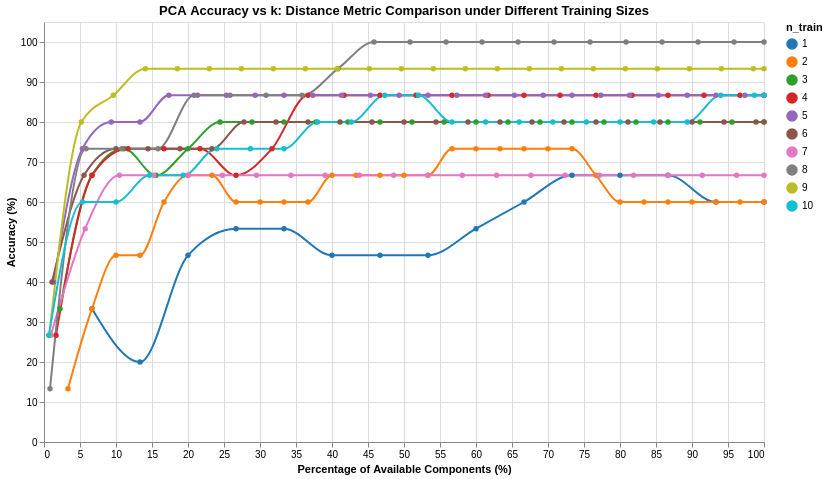

The code cell stored with this chart in its notebook:
### Code cell
n_train_list = list(range(1, 11))
metrics = ['euclidean', 'cosine', 'mahalanobis']
metric_rows = []

for n_tr in n_train_list:
    tr_imgs, tr_labels, te_imgs, te_labels = split_data(persons, n_train=n_tr)
    X_tr = np.array([img.flatten() for img in tr_imgs])
    X_te = np.array([img.flatten() for img in te_imgs])
    y_tr = np.array(tr_labels)
    y_te = np.array(te_labels)

    mf = np.mean(X_tr, axis=0)
    X_tr_c = X_tr - mf
    X_te_c = X_te - mf

    n = X_tr_c.shape[0]
    small_cov = (X_tr_c @ X_tr_c.T) / (n - 1)
    evals, small_evecs = np.linalg.eigh(small_cov)
    idx = np.argsort(evals)[::-1]
    small_evecs = small_evecs[:, idx]
    evecs = X_tr_c.T @ small_evecs
    evecs = evecs / np.linalg.norm(evecs, axis=0)

    max_k = evecs.shape[1]
    k_list = list(range(1, max_k + 1, max(1, max_k // 20))) + [max_k]
    k_list = sorted(set(k_list))

    for metric in metrics:
        for k in k_list:
            W = evecs[:, :k]
            X_tr_p = X_tr_c @ W
            X_te_p = X_te_c @ W

            if metric == 'mahalanobis':
                cov = np.cov(X_tr_p, rowvar=False)
                try:
                    VI = np.linalg.inv(np.atleast_2d(cov))
                    dists = cdist(X_te_p, X_tr_p, metric='mahalanobis', VI=VI)
                except np.linalg.LinAlgError:
                    # Singular covariance — record NaN and skip
                    metric_rows.append({
                        'n_train': n_tr, 'k': k, 'k_pct': k / max_k * 100,
                        'Metric': 'Mahalanobis', 'Accuracy': np.nan
                    })
                    continue
            else:
                dists = cdist(X_te_p, X_tr_p, metric=metric)

            preds = y_tr[np.argmin(dists, axis=1)]
            acc = np.mean(preds == y_te) * 100

            metric_rows.append({
                'n_train': n_tr,
                'k': k,
                'k_pct': k / max_k * 100,
                'Metric': metric.capitalize(),
                'Accuracy': acc
            })

    del X_tr, X_te, X_tr_c, X_te_c, small_cov, evals, small_evecs, evecs

df_metrics = pd.DataFrame(metric_rows)

metric_dropdown = alt.binding_select(
    options=['Euclidean', 'Cosine', 'Mahalanobis'],
    name='Metric: '
)
metric_select = alt.selection_point(
    fields=['Metric'], bind=metric_dropdown, value='Euclidean'
)

slider = alt.binding_range(min=1, max=10, step=1, name='Min n_train: ')
ntrain_param = alt.param(name='min_ntrain', value=1, bind=slider)

color_scale = alt.Scale(
    domain=[1, 2, 3, 4, 5, 6, 7, 8, 9, 10],
    range=['#1f77b4', '#ff7f0e', '#2ca02c', '#d62728', '#9467bd',
           '#8c564b', '#e377c2', '#7f7f7f', '#bcbd22', '#17becf']
)

chart_metrics = alt.Chart(df_metrics).mark_line(point=True, interpolate='monotone').encode(
    x=alt.X('k_pct:Q', title='Percentage of Available Components (%)'),
    y=alt.Y('Accuracy:Q', title='Accuracy (%)', scale=alt.Scale(domain=[0, 105])),
    color=alt.Color('n_train:N', title='n_train',
                    sort=list(range(1, 11)), scale=color_scale),
    tooltip=[
        alt.Tooltip('n_train:N', title='n_train'),
        alt.Tooltip('Metric:N', title='Metric'),
        alt.Tooltip('k:Q', title='k'),
        alt.Tooltip('k_pct:Q', title='k (%)', format='.1f'),
        alt.Tooltip('Accuracy:Q', title='Accuracy (%)', format='.2f'),
    ]
).add_params(
    metric_select,
    ntrain_param
).transform_filter(
    metric_select
).transform_filter(
    alt.datum.n_train >= ntrain_param
).properties(
    title='PCA Accuracy vs k: Distance Metric Comparison under Different Training Sizes',
    width=720,
    height=420
)

chart_metrics

### Figure 1 — Vega-Lite specification as saved in the notebook (floating-point values rounded to 4 significant figures; data arrays with more than 128 entries replaced by an {"elided": "..."} marker saying what was removed)
{"config": {"view": {"continuousWidth": 300, "continuousHeight": 300}}, "data": {"name": "data-6911b590114d2be6b7f0ce4fbc34e1db"}, "mark": {"type": "line", "interpolate": "monotone", "point": true}, "encoding": {"color": {"field": "n_train", "scale": {"domain": [1, 2, 3, 4, 5, 6, 7, 8, 9, 10], "range": ["#1f77b4", "#ff7f0e", "#2ca02c", "#d62728", "#9467bd", "#8c564b", "#e377c2", "#7f7f7f", "#bcbd22", "#17becf"]}, "sort": [1, 2, 3, 4, 5, 6, 7, 8, 9, 10], "title": "n_train", "type": "nominal"}, "tooltip": [{"field": "n_train", "title": "n_train", "type": "nominal"}, {"field": "Metric", "title": "Metric", "type": "nominal"}, {"field": "k", "title": "k", "type": "quantitative"}, {"field": "k_pct", "format": ".1f", "title": "k (%)", "type": "quantitative"}, {"field": "Accuracy", "format": ".2f", "title": "Accuracy (%)", "type": "quantitative"}], "x": {"field": "k_pct", "title": "Percentage of Available Components (%)", "type": "quantitative"}, "y": {"field": "Accuracy", "scale": {"domain": [0, 105]}, "title": "Accuracy (%)", "type": "quantitative"}}, "height": 420, "params": [{"name": "param_a1755fa36112739d", "select": {"type": "point", "fields": ["Metric"]}, "bind": {"input": "select", "options": ["Euclidean", "Cosine", "Mahalanobis"], "name": "Metric: "}, "value": "Euclidean"}, {"name": "min_ntrain", "bind": {"input": "range", "max": 10, "min": 1, "name": "Min n_train: ", "step": 1}, "value": 1}], "title": "PCA Accuracy vs k: Distance Metric Comparison under Different Training Sizes", "transform": [{"filter": {"param": "param_a1755fa36112739d"}}, {"filter": "(datum.n_train >= min_ntrain)"}], "width": 720, "$schema": "https://vega.github.io/schema/vega-lite/v6.1.0.json", "datasets": {"data-6911b590114d2be6b7f0ce4fbc34e1db": {"elided": "687 records"}}}
